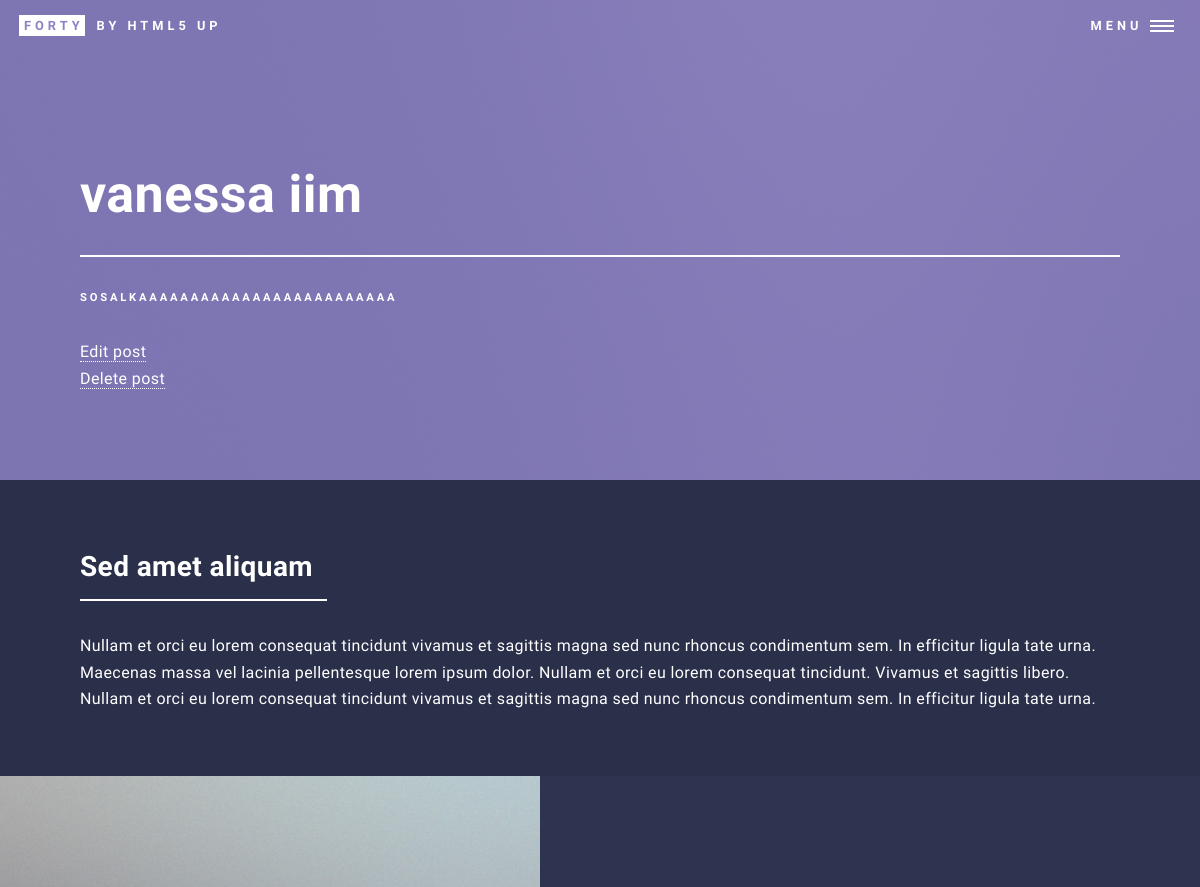
Page /post/8 (upper part) on the earlier database version.
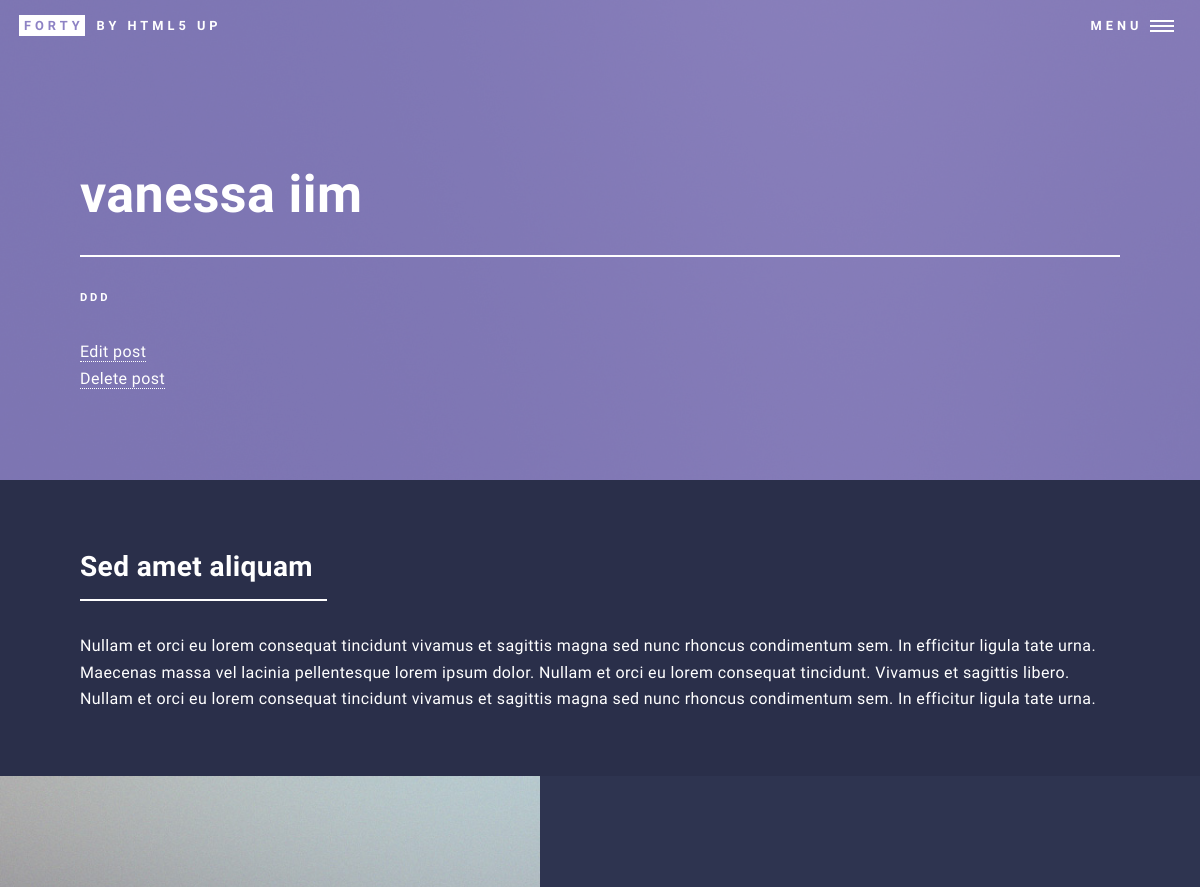
Same page on the later database version.
### main/models.py (models this page shows, shortened)
class Post(models.Model):
    title = models.CharField(max_length=255, default='New post', verbose_name='Title')
    content = models.TextField(default='Post text', verbose_name='Text')
    image = models.ImageField(upload_to='posts_images', null=True, blank=True, verbose_name='Image')
    created_at = models.TimeField(auto_now_add=True, verbose_name='Upload time')
    updated_at = models.TimeField(auto_now=True, verbose_name='Update time')

### main/views.py (the view)
# urls.py: path('post/<int:post_id>', views.PostDetailView.as_view(), name='post_detail'),
class PostDetailView(DetailView):
    model = Post
    template_name = 'main/landing.html'
    def get_object(self, queryset=None):
        return get_object_or_404(Post, id=self.kwargs.get('post_id'))

### main/templates/main/landing.html (shortened to what this page needs)
{% load static %}
<!DOCTYPE HTML>
<html>
	<head>
		<link rel="stylesheet" href="{% static 'assets/css/main.css' %}" />
	</head>
	<body class="is-preload">
			<div id="wrapper">
					<header id="header" class="alt style2">
						<a href="index.html" class="logo"><strong>Forty</strong> <span>by HTML5 UP</span></a>
						<nav>
							<a href="#menu">Menu</a>
						</nav>
					</header>
					<section id="banner" class="style2">
						<div class="inner">
							<header class="major">
								<h1>{{ post.title }}</h1>
							</header>
							<div class="content">
								<p>{{ post.content }}</p>
							</div>
							<a href="{% url 'main:post_update' post_id=post.id %}">Edit post</a>
							<br>
							<a href="{% url 'main:post_delete' post_id=post.id %}">Delete post</a>
						</div>
					</section>
					<div id="main">
							<section id="one">
								<div class="inner">
									<header class="major">
										<h2>Sed amet aliquam</h2>
									</header>
									<p>Nullam et orci eu lorem consequat tincidunt vivamus et sagittis magna sed nunc rhoncus condimentum sem. In efficitur ligula tate urna. Maecenas massa vel lacinia pellentesque lorem ipsum dolor. Nullam et orci eu lorem consequat tincidunt. Vivamus et sagittis libero. Nullam et orci eu lorem consequat tincidunt vivamus et sagittis magna sed nunc rhoncus condimentum sem. In efficitur ligula tate urna.</p>
								</div>
							</section>
							<section id="two" class="spotlights">
								<section>
									<a href="generic.html" class="image">
										<img src="images/pic08.jpg" alt="" data-position="center center" />
									</a>
									<div class="content">
									</div>
								</section>
							</section>
					</div>
			</div>
	</body>
</html>

Differences in the rows shown:
changed Post "vanessa iim": content "SOSALKAAAAAAAAAAAAAAAAAAAAAAAAA" → "DDD"
